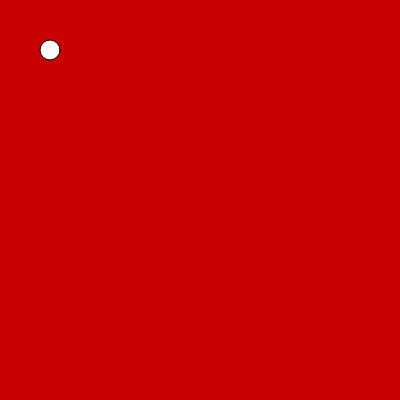
Frame 1 (no input)
Frame 60 (no input): identical to frame 1, image omitted
Frame 120 (the mouse pressed at the canvas centre since frame 60): identical to frame 1, image omitted

The p5.js sketch that drew this single still picture (run headless with seeded random() and noise() and a simulated clock; from frame 60 on, the mouse is pressed at the canvas centre):

// p5.js sketch
// ── sketch.js
function setup() {
  // put setup code here
  createCanvas(400,400);
  print('Setup function!');
}

function draw() {
  // put drawing code here
  background(200,0,0);
  circle(50,50,20);
  console.log(frameCount);
}
